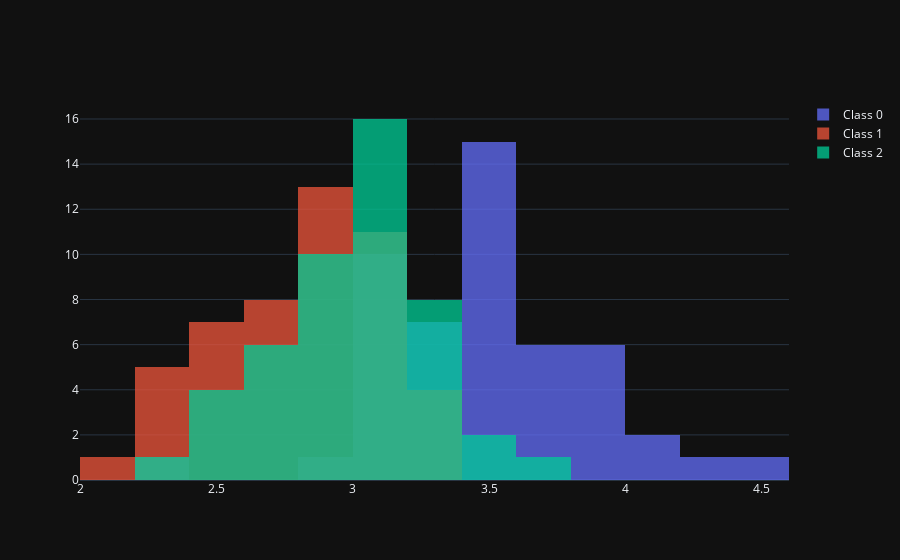

Notebook code for this chart:
### Markdown cell above
### Changed

### Code cell
df = pd.DataFrame(data=load_iris().data, columns=load_iris().feature_names)
df['class'] = load_iris().target

fig = go.Figure()

for class_id in df['class'].unique():
    class_data = df[df['class'] == class_id]['sepal width (cm)']
    fig.add_trace(go.Histogram(x=class_data, name=f'Class {class_id}'))

fig.update_layout(barmode='overlay')
fig.update_traces(opacity=0.75)
fig.show()

### Figure 1 — Plotly figure (JSON) as saved in the notebook; plotly's stock layout.template omitted (floating-point values rounded to 4 significant figures)
{"data": [{"name": "Class 0", "x": [3.5, 3.0, 3.2, 3.1, 3.6, 3.9, 3.4, 3.4, 2.9, 3.1, 3.7, 3.4, 3.0, 3.0, 4.0, 4.4, 3.9, 3.5, 3.8, 3.8, 3.4, 3.7, 3.6, 3.3, 3.4, 3.0, 3.4, 3.5, 3.4, 3.2, 3.1, 3.4, 4.1, 4.2, 3.1, 3.2, 3.5, 3.6, 3.0, 3.4, 3.5, 2.3, 3.2, 3.5, 3.8, 3.0, 3.8, 3.2, 3.7, 3.3], "type": "histogram", "opacity": 0.75}, {"name": "Class 1", "x": [3.2, 3.2, 3.1, 2.3, 2.8, 2.8, 3.3, 2.4, 2.9, 2.7, 2.0, 3.0, 2.2, 2.9, 2.9, 3.1, 3.0, 2.7, 2.2, 2.5, 3.2, 2.8, 2.5, 2.8, 2.9, 3.0, 2.8, 3.0, 2.9, 2.6, 2.4, 2.4, 2.7, 2.7, 3.0, 3.4, 3.1, 2.3, 3.0, 2.5, 2.6, 3.0, 2.6, 2.3, 2.7, 3.0, 2.9, 2.9, 2.5, 2.8], "type": "histogram", "opacity": 0.75}, {"name": "Class 2", "x": [3.3, 2.7, 3.0, 2.9, 3.0, 3.0, 2.5, 2.9, 2.5, 3.6, 3.2, 2.7, 3.0, 2.5, 2.8, 3.2, 3.0, 3.8, 2.6, 2.2, 3.2, 2.8, 2.8, 2.7, 3.3, 3.2, 2.8, 3.0, 2.8, 3.0, 2.8, 3.8, 2.8, 2.8, 2.6, 3.0, 3.4, 3.1, 3.0, 3.1, 3.1, 3.1, 2.7, 3.2, 3.3, 3.0, 2.5, 3.0, 3.4, 3.0], "type": "histogram", "opacity": 0.75}], "layout": {"barmode": "overlay"}}
